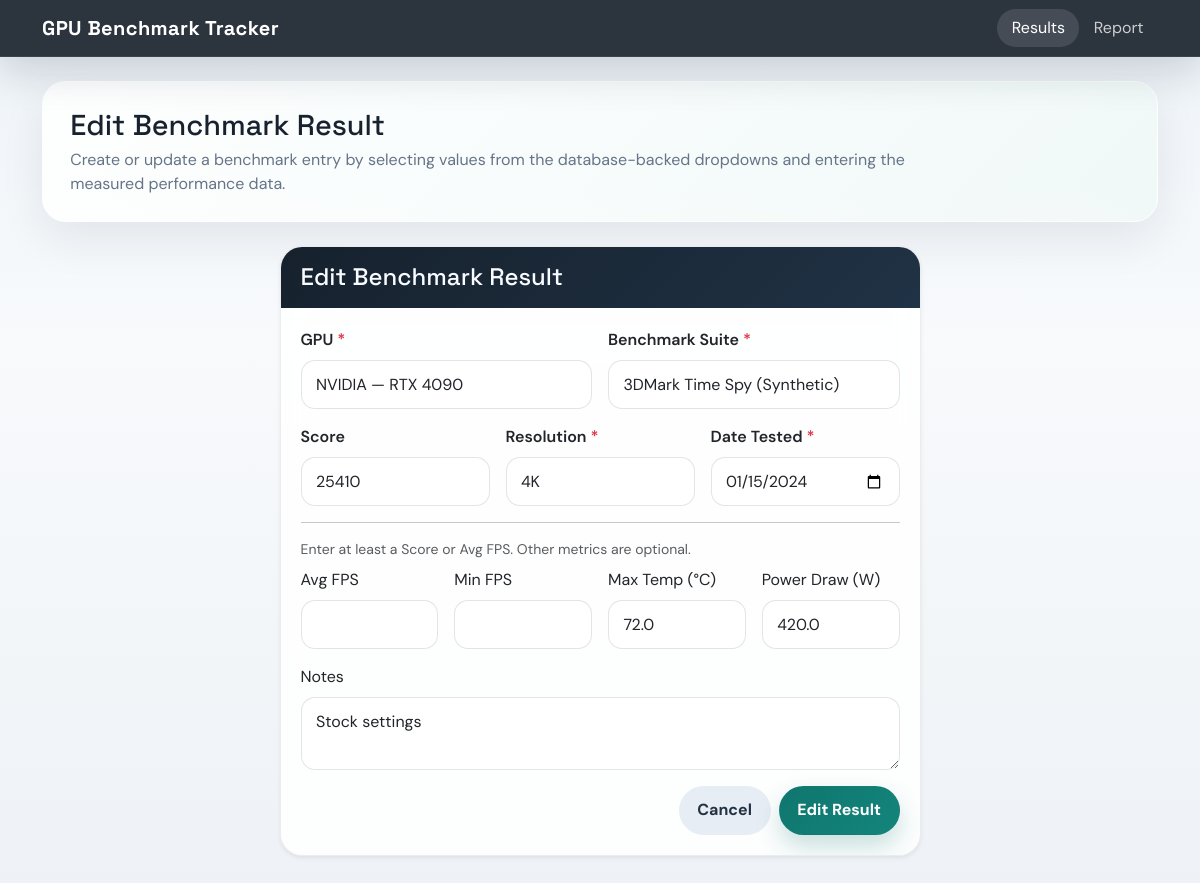
Screenshot of /results/edit/1 with the database file from the repository.
### models.py (models this page shows)
class BenchmarkResult(db.Model):
    __tablename__ = "benchmark_results"
    __table_args__ = (
        db.Index(
            "ix_results_report_filters",
            "gpu_id",
            "suite_id",
            "resolution",
            "date_tested",
        ),
        db.Index("ix_results_date_tested", "date_tested"),
    )
    result_id = db.Column(db.Integer, primary_key=True, autoincrement=True)
    gpu_id = db.Column(db.Integer, db.ForeignKey("gpus.gpu_id"), nullable=False)
    suite_id = db.Column(
        db.Integer, db.ForeignKey("benchmark_suites.suite_id"), nullable=False
    )
    score = db.Column(db.Integer, nullable=True)
    fps_avg = db.Column(db.Float, nullable=True)
    fps_min = db.Column(db.Float, nullable=True)
    temp_max_c = db.Column(db.Float, nullable=True)
    power_draw_watts = db.Column(db.Float, nullable=True)
    resolution = db.Column(db.String, nullable=False)
    date_tested = db.Column(db.Date, nullable=False)
    notes = db.Column(db.Text, nullable=True)
    gpu = db.relationship("GPU", back_populates="results")
    suite = db.relationship("BenchmarkSuite", back_populates="results")

class GPU(db.Model):
    __tablename__ = "gpus"
    __table_args__ = (
        db.Index("ix_gpus_manufacturer", "manufacturer"),
    )
    gpu_id = db.Column(db.Integer, primary_key=True, autoincrement=True)
    name = db.Column(db.String, nullable=False)
    manufacturer = db.Column(db.String, nullable=False)
    vram_gb = db.Column(db.Integer, nullable=False)
    base_clock_mhz = db.Column(db.Integer, nullable=False)
    boost_clock_mhz = db.Column(db.Integer, nullable=False)
    release_year = db.Column(db.Integer, nullable=False)
    msrp = db.Column(db.Float, nullable=True)
    results = db.relationship(
        "BenchmarkResult", back_populates="gpu", cascade="all, delete-orphan"
    )

class BenchmarkSuite(db.Model):
    __tablename__ = "benchmark_suites"
    suite_id = db.Column(db.Integer, primary_key=True, autoincrement=True)
    name = db.Column(db.String, nullable=False)
    version = db.Column(db.String, nullable=True)
    type = db.Column(db.String, nullable=False)
    results = db.relationship(
        "BenchmarkResult", back_populates="suite", cascade="all, delete-orphan"
    )

### app.py (the view, shortened to what this page needs)
@app.route("/results/edit/<int:result_id>", methods=["GET", "POST"])
def results_edit(result_id):
    result = db.get_or_404(BenchmarkResult, result_id)
    gpus = GPU.query.order_by(GPU.manufacturer, GPU.name).all()
    suites = BenchmarkSuite.query.order_by(BenchmarkSuite.name).all()
    return render_template(
        "result_form.html",
        action="Edit",
        result=result,
        gpus=gpus,
        suites=suites,
        resolutions=RESOLUTIONS,
        today=date.today().isoformat(),
    )

### templates/result_form.html (shortened to what this page needs)
{% extends "base.html" %}
{% block content %}
<div class="hero-panel">
  <h2 class="hero-title">{{ action }} Benchmark Result</h2>
  <p class="hero-subtitle">Create or update a benchmark entry by selecting values from the database-backed dropdowns and entering the measured performance data.</p>
</div>
<div class="row justify-content-center">
  <div class="col-lg-7">
    <div class="card shadow-sm">
      <div class="card-header">
        <h4 class="mb-0">{{ action }} Benchmark Result</h4>
      </div>
      <div class="card-body">
        <form method="post">
          <div class="row g-3 mb-3">
            <div class="col-md-6">
              <label class="form-label fw-semibold">GPU <span class="text-danger">*</span></label>
              <select name="gpu_id" class="form-select" required>
                {% for g in gpus %}
                <option value="{{ g.gpu_id }}"
                  {% if result and result.gpu_id == g.gpu_id %}selected{% endif %}>
                  {{ g.manufacturer }} — {{ g.name }}
                </option>
                {% endfor %}
              </select>
            </div>
            <div class="col-md-6">
              <label class="form-label fw-semibold">Benchmark Suite <span class="text-danger">*</span></label>
              <select name="suite_id" class="form-select" required>
                {% for s in suites %}
                <option value="{{ s.suite_id }}"
                  {% if result and result.suite_id == s.suite_id %}selected{% endif %}>
                  {{ s.name }} ({{ s.type }})
                </option>
                {% endfor %}
              </select>
            </div>
          </div>
          <div class="row g-3 mb-3">
            <div class="col-md-4">
              <label class="form-label fw-semibold">Score</label>
              <input type="number" name="score" class="form-control" min="0"
                     value="{{ result.score if result and result.score is not none else '' }}">
            </div>
            <div class="col-md-4">
              <label class="form-label fw-semibold">Resolution <span class="text-danger">*</span></label>
              <select name="resolution" class="form-select" required>
                {% for res in resolutions %}
                <option value="{{ res }}"
                  {% if result and result.resolution == res %}selected{% endif %}>
                  {{ res }}
                </option>
                {% endfor %}
              </select>
            </div>
            <div class="col-md-4">
              <label class="form-label fw-semibold">Date Tested <span class="text-danger">*</span></label>
              <input type="date" name="date_tested" class="form-control" required
                     max="{{ today }}"
                     value="{{ result.date_tested.strftime('%Y-%m-%d') if result else today }}">
            </div>
          </div>
          <hr class="my-3">
          <p class="text-muted small mb-2">Enter at least a Score or Avg FPS. Other metrics are optional.</p>
          <div class="row g-3 mb-3">
            <div class="col-md-3">
              <label class="form-label">Avg FPS</label>
              <input type="number" step="0.1" name="fps_avg" class="form-control"
                     value="{{ result.fps_avg if result and result.fps_avg is not none else '' }}">
            </div>
            <div class="col-md-3">
              <label class="form-label">Min FPS</label>
              <input type="number" step="0.1" name="fps_min" class="form-control"
                     value="{{ result.fps_min if result and result.fps_min is not none else '' }}">
            </div>
            <div class="col-md-3">
              <label class="form-label">Max Temp (°C)</label>
              <input type="number" step="0.1" name="temp_max_c" class="form-control"
                     value="{{ result.temp_max_c if result and result.temp_max_c is not none else '' }}">
            </div>
            <div class="col-md-3">
              <label class="form-label">Power Draw (W)</label>
              <input type="number" step="0.1" name="power_draw_watts" class="form-control"
                     value="{{ result.power_draw_watts if result and result.power_draw_watts is not none else '' }}">
            </div>
          </div>
          <div class="mb-3">
            <label class="form-label">Notes</label>
            <textarea name="notes" class="form-control" rows="2"
              >{{ result.notes if result and result.notes else '' }}</textarea>
          </div>
          <div class="d-flex gap-2 justify-content-end">
            <a href="{{ url_for('results_list') }}" class="btn btn-secondary">Cancel</a>
            <button type="submit" class="btn btn-primary">{{ action }} Result</button>
          </div>
        </form>
      </div>
    </div>
  </div>
</div>
{% endblock %}

### templates/base.html (style rules this page uses)
:root { --page-bg: linear-gradient(180deg, #edf3f8 0%, #f8fafc 38%, #eef2f6 100%); --surface: rgba(255, 255, 255, 0.86); --surface-strong: #ffffff; --ink: #18222f; --muted: #667487; --accent: #0f766e; --accent-dark: #115e59; --line: rgba(24, 34, 47, 0.08); --shadow-soft: 0 18px 45px rgba(15, 23, 42, 0.08); --shadow-card: 0 10px 28px rgba(15, 23, 42, 0.08); }
body { min-height: 100vh; background: var(--page-bg); color: var(--ink); font-family: "DM Sans", sans-serif; }
h1, h2, h3, h4, h5, h6, .navbar-brand { font-family: "Space Grotesk", sans-serif; }
.hero-panel { background: linear-gradient(135deg, rgba(255, 255, 255, 0.92), rgba(240, 248, 247, 0.92)); border: 1px solid rgba(255, 255, 255, 0.75); border-radius: 24px; box-shadow: var(--shadow-soft); padding: 1.6rem 1.7rem; margin-bottom: 1.5rem; }
.hero-title { font-size: clamp(1.8rem, 2vw, 2.4rem); margin-bottom: 0.35rem; }
.hero-subtitle { color: var(--muted); max-width: 54rem; margin-bottom: 0; }
.card { border: 1px solid var(--line); border-radius: 22px; background: var(--surface); backdrop-filter: blur(12px); box-shadow: var(--shadow-card); overflow: hidden; }
.card-header { background: linear-gradient(135deg, #16212d, #203245) !important; color: #f8fbff !important; border-bottom: none; padding: 1rem 1.25rem; }
.card-body { padding: 1.25rem; }
.form-control, .form-select { border-radius: 14px; border: 1px solid rgba(24, 34, 47, 0.12); padding: 0.72rem 0.9rem; background: rgba(255, 255, 255, 0.95); box-shadow: none; }
.btn { border-radius: 999px; font-weight: 700; padding: 0.7rem 1.1rem; }
.btn-primary { background: linear-gradient(135deg, var(--accent), #14857b); border-color: transparent; box-shadow: 0 12px 24px rgba(15, 118, 110, 0.22); }
.btn-secondary { background: #e7edf4; border-color: #e7edf4; color: #233243; }

### rows the page displays
BenchmarkResult: gpu_id "NVIDIA — RTX 4090", suite_id "3DMark Time Spy (Synthetic)", score "25410", resolution "4K", date_tested "01/15/2024", temp_max_c "72.0", power_draw_watts "420.0", notes "Stock settings"

### other values shown
{{ action }} "Edit"
